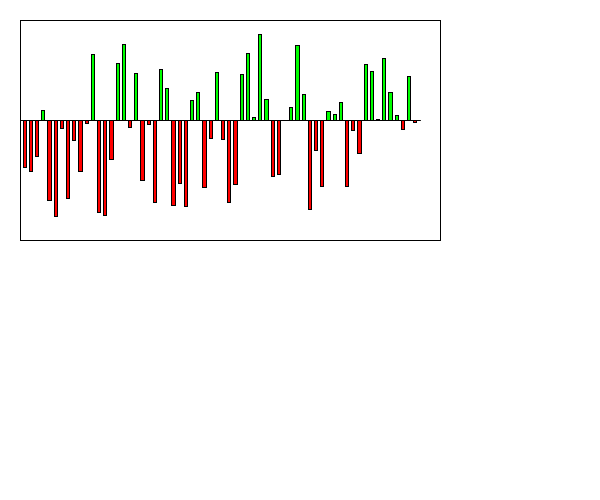
Frame 1 (no input)
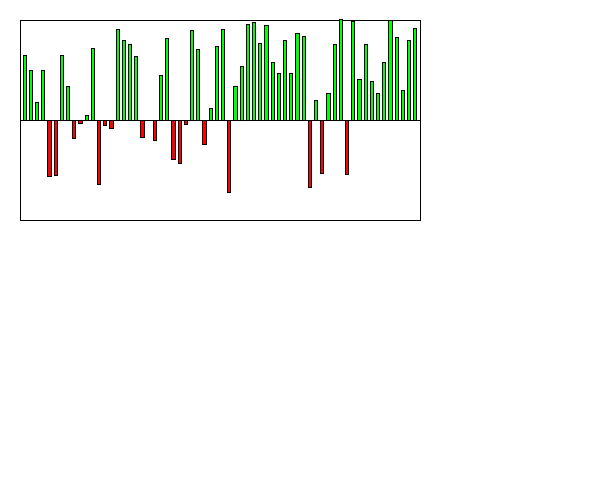
Frame 60 (the mouse pressed at the canvas centre just before this capture)
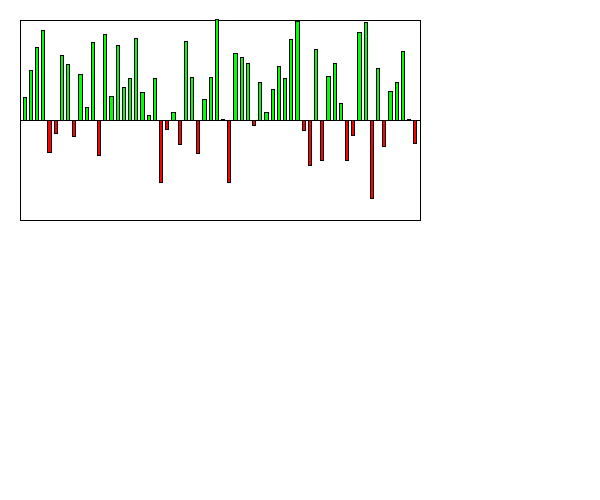
Frame 120 (the mouse held since frame 60 and released just before this capture)

The Processing sketch that drew these frames (run headless with seeded random() and noise(); from frame 60 on, the mouse is pressed at the canvas centre):

// Processing sketch: Section1
// ── Section1.pde
int MAX_VALUE = 100;
int MIN_VALUE = -100;
Visualizer v;

/*You are simulating a visualizer of multiple values
 You need to create a display method first. 
 Then you can make a method that changes the values each time the update is called. 
 */
class Visualizer {
  float x, y;
  float [] values;
  float [] speeds;
  Visualizer(float x, float y) {
    this.x = x;
    this.y = y;
    values = new float[(int)random(99)];
    speeds = new float[values.length];
    for (int i = 0; i < values.length; i++) {
      values[i] = random(-99, 99);
      speeds[i] = random(2);
    }
  }

  void display() {
    //draw the bars equally spaced inside this box. 
    //You can assume 10, but it would be even better 
    //if you could modify it to be larger increments.
    fill(255);
    rect(x, y, 400+x, 200+y);
    //This is a 200x400 box.
    //The width of the visualizer is 400! This rect is the border

    //the line is the 0 y-value, the top is 100, the bottom is -100
    line(x, y+100, x+400, y+100);

    //You need to use a loop. You need to make the HEIGHT of the bars 
    //the values in the array.
    //Negative values are red, and go below the line.
    //Positive values are green and go above the line.

    //???WRITE THIS METHOD FIRST!!!
    //THESE ARE WRONG: They just illustrate how they could look
    for (int i = 0; i < values.length; i++) {
      if (values[i] > 0) {
        fill(0,255,0);
      }
      else {
        fill(255,0,0);
      }
      rectMode(CORNERS);
      rect(x+(400.0*(2*i+1)/(2*values.length+1)),y+100,x+(400.0*(2*i+2)/(2*values.length+1)),y+100-values[i]);
    }


    //Width of the visualizer is 400!

  
  }
  void update() {
    //???WRITE THIS METHOD SECOND!!!
    for (int i = 0; i < values.length; i++) {
      if (values[i] >= 100 || values[i] <= -100) {
        speeds[i] *= -1;
      }
      values[i] += speeds[i]; //the speed updates the values. Do not touch this.
      //??? keep them values between max/min value so they stay in the box.
      //??? reverse the speeds so the bar oscillates up/down when it reaches max/min

      
    }
  }
}

void setup() {
  size(600, 500);
  v = new Visualizer(20, 20);
}
void draw() {
  background(255);
  v.display();
  v.update();
}
